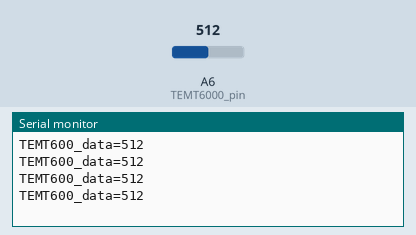
The sketch below on a simulated Arduino Nano, built with avr-gcc and run on an emulated ATmega328P. Shown: the last lines printed to the serial monitor. Inputs (shaded band) come from the test bench; at power-on: A6 (TEMT6000_pin) = 512.

Above: at 1.2 s.
1.3 s: A6 (TEMT6000_pin) set to 716
At 1.71 s:
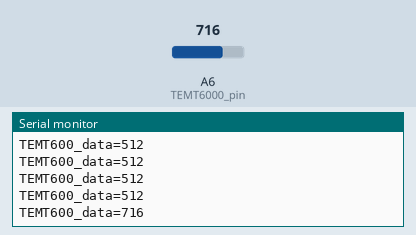
2.8 s: A6 (TEMT6000_pin) set to 900
At 2.91 s:
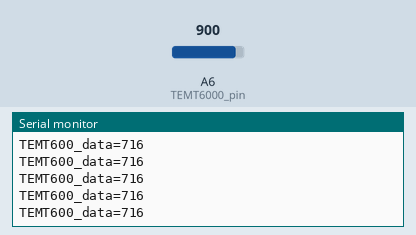
Timing chart, 0 to 5.8 s (numbered marks = the images above; inputs shaded):
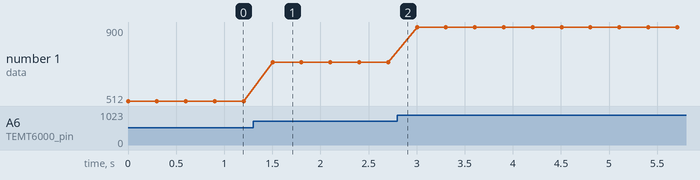

The sketch:

TEMT6000.ino
```cpp
int TEMT6000_pin = A6;
int TEMT6000_data;
void setup() {
Serial.begin(9600);
pinMode(TEMT6000_pin, INPUT);
}
void loop() {
TEMT6000_data=analogRead(TEMT6000_pin);
Serial.print("TEMT600_data=");
Serial.println(TEMT6000_data);
delay(300);
}
```

Measured:
- after the input at 1.3 s, the serial monitor: prints a new line after 0.20 s (image 1)
- plotted number 1: 512 → 716 after the input at 1.3 s, 716 → 900 after the input at 2.8 s
